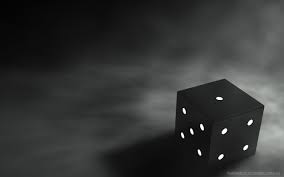
#> input picture images/gray1.jpg, 284 x 177 px, found by its file name
$ python biendoihammu.py
#> lines starting #> are read from the running program, lines starting #| are printed output that depends on the picture
import cv2
import numpy as np
img = cv2.imread("images\\gray1.jpg")
#> img is the input picture: shape (177, 284, 3); mean B, G, R 52.8, 53.5, 52.2
cv2.imshow("anh goc",img)
img_rs= cv2.resize(img,[640,480])
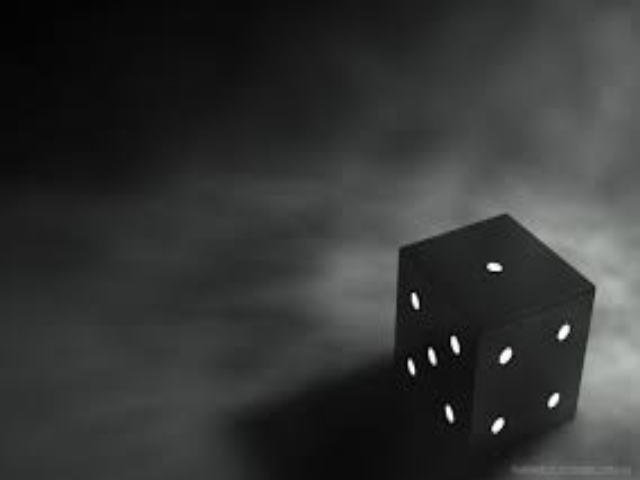
#> img_rs: shape (480, 640, 3); mean B, G, R 52.7, 53.5, 52.1
cv2.imshow("anh goc",img_rs)
c,e,gammar=0.5,0.01,5
img_exp=c*(255*(img_rs/255+e)**gammar)
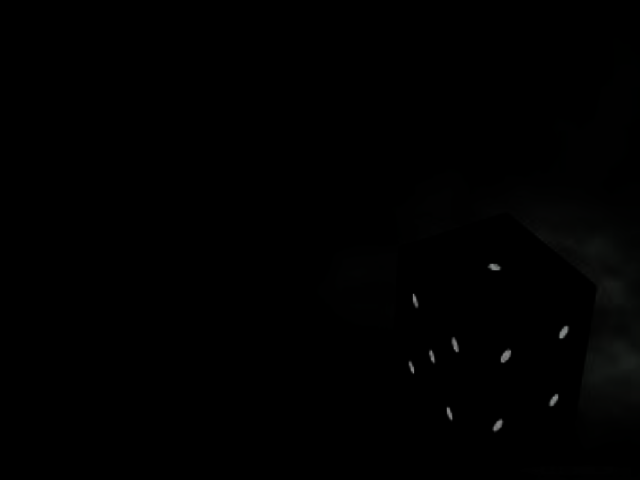
#> img_exp: shape (480, 640, 3) float64; mean B, G, R 0.9, 1, 0.9
img_exp=np.array(img_exp, dtype=np.uint8)
cv2.imshow('anh bien doi ham mu',img_exp)
cv2.waitKey(0)
cv2.destroyAllWindows()
